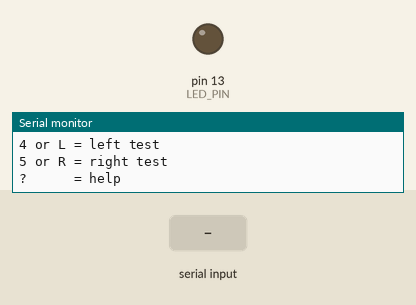
Simulated run of this sketch. Board: Arduino Nano, built with avr-gcc and run on an emulated ATmega328P. Parts: output pins drawn as LEDs (lit = HIGH), the last lines printed to the serial monitor. The inputs (shaded band) are chosen by the test bench.

Above: at 1.3 s.
1.4 s: "2\n" received over Serial
At 2.4 s:
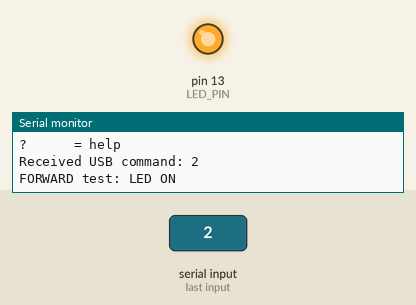
2.9 s: byte 49 ('1') received over Serial
At 3.5 s:
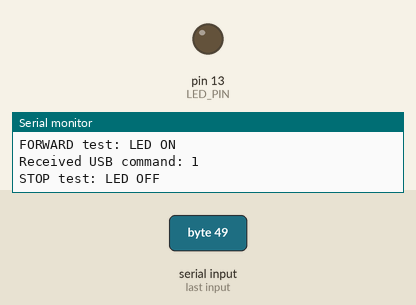
5.9 s: byte 70 ('F') received over Serial
At 7.0 s:
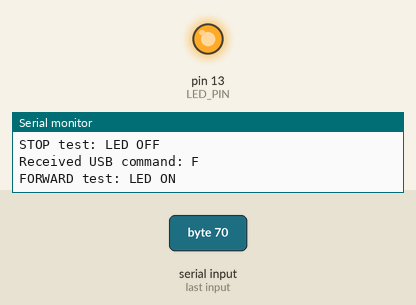
Timing chart, 0 to 8.9 s (numbered marks = the images above; inputs shaded):
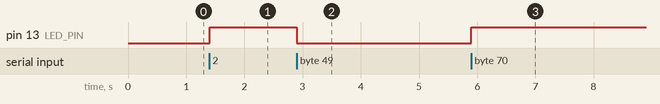

Measured:
- after the input at 1.4 s, pin 13 (LED_PIN): LOW → HIGH at once
- after the input at 2.9 s, pin 13 (LED_PIN): HIGH → LOW at once
- after the input at 5.9 s, pin 13 (LED_PIN): LOW → HIGH at once

The sketch:

Lab5_Part1_Wireless_World.ino
```cpp
#include <SoftwareSerial.h>

/*
  Lab 5 - Part 1: Welcome to the Wireless World
  Course: RoboLink: Build and Drive Your Smartphone-Controlled Robot
  Board: Arduino Nano ATmega168

  What this sketch does:
    This program tests wireless communication between a phone Bluetooth/BLE
    terminal app and an Arduino Nano.

    The phone sends a simple command. The Bluetooth/BLE module receives it and
    passes it to the Arduino through SoftwareSerial. The Arduino then prints the
    command to the computer Serial Monitor and turns the built-in LED on or off
    as a simple test output.

  Why this lab matters:
    Before students control the full robot wirelessly, they should first prove
    that the Arduino can receive wireless commands correctly.

  Bluetooth/BLE module wiring:
    Module TXD  -> Arduino Nano D10
    Module RXD  -> Arduino Nano D11 through a voltage divider
    Module GND  -> Arduino Nano GND
    Module VCC  -> Correct module power pin, usually 5V or 3.3V depending on module

    Important:
      Many Bluetooth/BLE RXD pins are 3.3V logic. The Arduino Nano TX pin sends
      5V logic. Use a voltage divider before connecting Arduino D11 to module RXD.

  Phone setup note:
    Make sure Bluetooth and Location/GPS are both turned on. Also give the app
    all requested Android permissions for connectivity and location, such as
    Nearby Devices, Bluetooth, and Location permissions.

  Serial settings:
    Computer Serial Monitor: 9600 baud
    Bluetooth/BLE module:    9600 baud

  Phone app command map:
    1 or S = stop
    2 or F = forward test
    3 or B = backward test
    4 or L = left test
    5 or R = right test
    ?      = show help

  Notes for this test sketch:
    - This sketch does not drive the motors yet.
    - The built-in LED on pin 13 is used as a simple test indicator.
    - After wireless communication works, these functions can be connected to
      the L9110 motor driver movement code.
*/

// SoftwareSerial creates a second serial port on regular digital pins.
// Format: SoftwareSerial name(Arduino_RX_pin, Arduino_TX_pin)
//
// Arduino RX receives from the Bluetooth/BLE TXD pin.
// Arduino TX sends to the Bluetooth/BLE RXD pin.
const int BT_RX_PIN = 10;
const int BT_TX_PIN = 11;
SoftwareSerial bluetooth(BT_RX_PIN, BT_TX_PIN);

// The Arduino Nano built-in LED is connected to digital pin 13.
const int LED_PIN = 13;

// Both the Serial Monitor and the Bluetooth/BLE module use 9600 baud.
const long SERIAL_BAUD = 9600;

// Function declarations.
// PlatformIO uses standard C++, so functions must be declared before loop()
// if their definitions appear later in the file.
void showHelp();
void handleCommand(char command);
char normalizeCommand(char command);
void stopRobot();
void moveForward();
void moveBackward();
void turnLeft();
void turnRight();

void setup() {
  pinMode(LED_PIN, OUTPUT);
  digitalWrite(LED_PIN, LOW);

  Serial.begin(SERIAL_BAUD);
  bluetooth.begin(SERIAL_BAUD);

  showHelp();
}

void loop() {
  // Check if the Bluetooth/BLE module received a character from the phone.
  if (bluetooth.available() > 0) {
    char command = bluetooth.read();

    // Ignore Enter/newline characters. Some phone apps send these after a command.
    if (command == '\n' || command == '\r') {
      return;
    }

    command = normalizeCommand(command);

    Serial.print("Received wireless command: ");
    Serial.println(command);

    handleCommand(command);
  }

  // Optional: also allow commands from the computer Serial Monitor.
  // This helps with testing even when the phone is not connected.
  if (Serial.available() > 0) {
    char command = Serial.read();

    if (command == '\n' || command == '\r') {
      return;
    }

    command = normalizeCommand(command);

    Serial.print("Received USB command: ");
    Serial.println(command);

    handleCommand(command);
  }
}

void showHelp() {
  Serial.println();
  Serial.println("Lab 5 - Part 1: Welcome to the Wireless World");
  Serial.println("Bluetooth/BLE command test is ready.");
  Serial.println();
  Serial.println("Send one command from the phone app:");
  Serial.println("1 or S = stop");
  Serial.println("2 or F = forward test");
  Serial.println("3 or B = backward test");
  Serial.println("4 or L = left test");
  Serial.println("5 or R = right test");
  Serial.println("?      = help");
  Serial.println();
}

void handleCommand(char command) {
  if (command == '1' || command == 'S') {
    stopRobot();
  } else if (command == '2' || command == 'F') {
    moveForward();
  } else if (command == '3' || command == 'B') {
    moveBackward();
  } else if (command == '4' || command == 'L') {
    turnLeft();
  } else if (command == '5' || command == 'R') {
    turnRight();
  } else if (command == '?') {
    showHelp();
  } else {
    Serial.println("Unknown command. Send ? for help.");
  }
}

char normalizeCommand(char command) {
  // Some apps send raw byte values 1, 2, 3, 4, 5 instead of text characters
  // '1', '2', '3', '4', '5'. This converts raw bytes into text digits.
  if (command >= 1 && command <= 5) {
    command = command + '0';
  }

  // Make lowercase letters behave like uppercase letters.
  if (command >= 'a' && command <= 'z') {
    command = command - 32;
  }

  return command;
}

void stopRobot() {
  digitalWrite(LED_PIN, LOW);
  Serial.println("STOP test: LED OFF");
}

void moveForward() {
  digitalWrite(LED_PIN, HIGH);
  Serial.println("FORWARD test: LED ON");
}

void moveBackward() {
  digitalWrite(LED_PIN, HIGH);
  Serial.println("BACKWARD test: LED ON");
}

void turnLeft() {
  digitalWrite(LED_PIN, HIGH);
  Serial.println("LEFT test: LED ON");
}

void turnRight() {
  digitalWrite(LED_PIN, HIGH);
  Serial.println("RIGHT test: LED ON");
}
```
